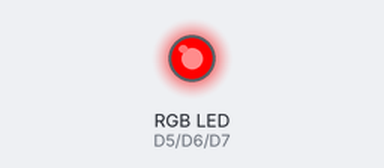
The sketch below on a simulated ESP8266 (NodeMCU). On the bench: an RGB LED mixed from three pins (HIGH = lit).

Above: at 1.0 s.
At 3.0 s:
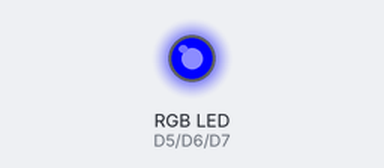
At 5.0 s:
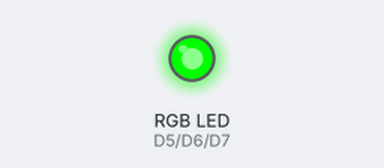
Timing chart, 0 to 7.8 s (numbered marks = the images above):
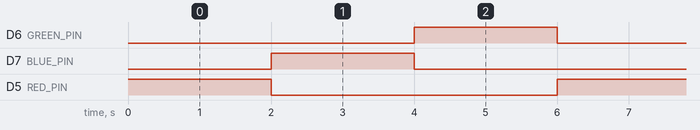

The sketch:

rgb_led.ino
```cpp
#include <RGBLed.h>

#define RED_PIN   D5
#define GREEN_PIN D6
#define BLUE_PIN  D7

RGBLed led(RED_PIN, GREEN_PIN, BLUE_PIN, RGBLed::COMMON_CATHODE);

void setup() { }

void loop() {
  led.setColor(RGBLed::RED);
  delay(2000);
  led.setColor(RGBLed::BLUE);
  delay(2000);
  led.setColor(RGBLed::GREEN);
  delay(2000);

}
```

Measured:
- by itself, D6 (GREEN_PIN), D7 (BLUE_PIN), D5 (RED_PIN): alternates HIGH for 2.0 s and LOW for 4.0 s
- by itself, everything shown: repeats every 6.0 s, in 3 steps
